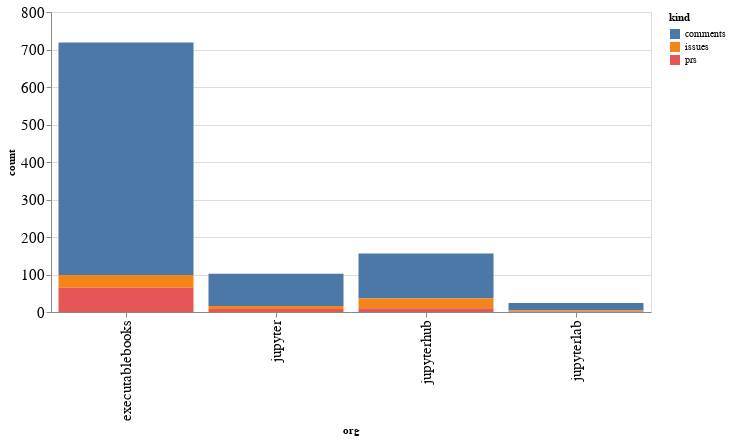

Source (notebook cell):
### Code cell
alt.Chart(org_summaries, width=600).mark_bar().encode(
    x='org',
    y='count',
    color='kind',
    tooltip="org"
)

### Figure 1 — Vega-Lite specification as saved in the notebook (floating-point values rounded to 4 significant figures)
{"config": {"axisLeft": {"labelFontSize": 15}, "axisBottom": {"labelFontSize": 15}}, "data": {"name": "data-2e94216b2c26264007822dfcfde556e9"}, "mark": "bar", "encoding": {"color": {"type": "nominal", "field": "kind"}, "tooltip": {"type": "nominal", "field": "org"}, "x": {"type": "nominal", "field": "org"}, "y": {"type": "quantitative", "field": "count"}}, "width": 600, "$schema": "https://vega.github.io/schema/vega-lite/v4.8.1.json", "datasets": {"data-2e94216b2c26264007822dfcfde556e9": [{"org": "executablebooks", "kind": "comments", "count": 620}, {"org": "executablebooks", "kind": "issues", "count": 34}, {"org": "executablebooks", "kind": "prs", "count": 65}, {"org": "jupyter", "kind": "comments", "count": 86}, {"org": "jupyter", "kind": "issues", "count": 8}, {"org": "jupyter", "kind": "prs", "count": 8}, {"org": "jupyterhub", "kind": "comments", "count": 120}, {"org": "jupyterhub", "kind": "issues", "count": 26}, {"org": "jupyterhub", "kind": "prs", "count": 10}, {"org": "jupyterlab", "kind": "comments", "count": 20}, {"org": "jupyterlab", "kind": "issues", "count": 3}, {"org": "jupyterlab", "kind": "prs", "count": 1}]}}
